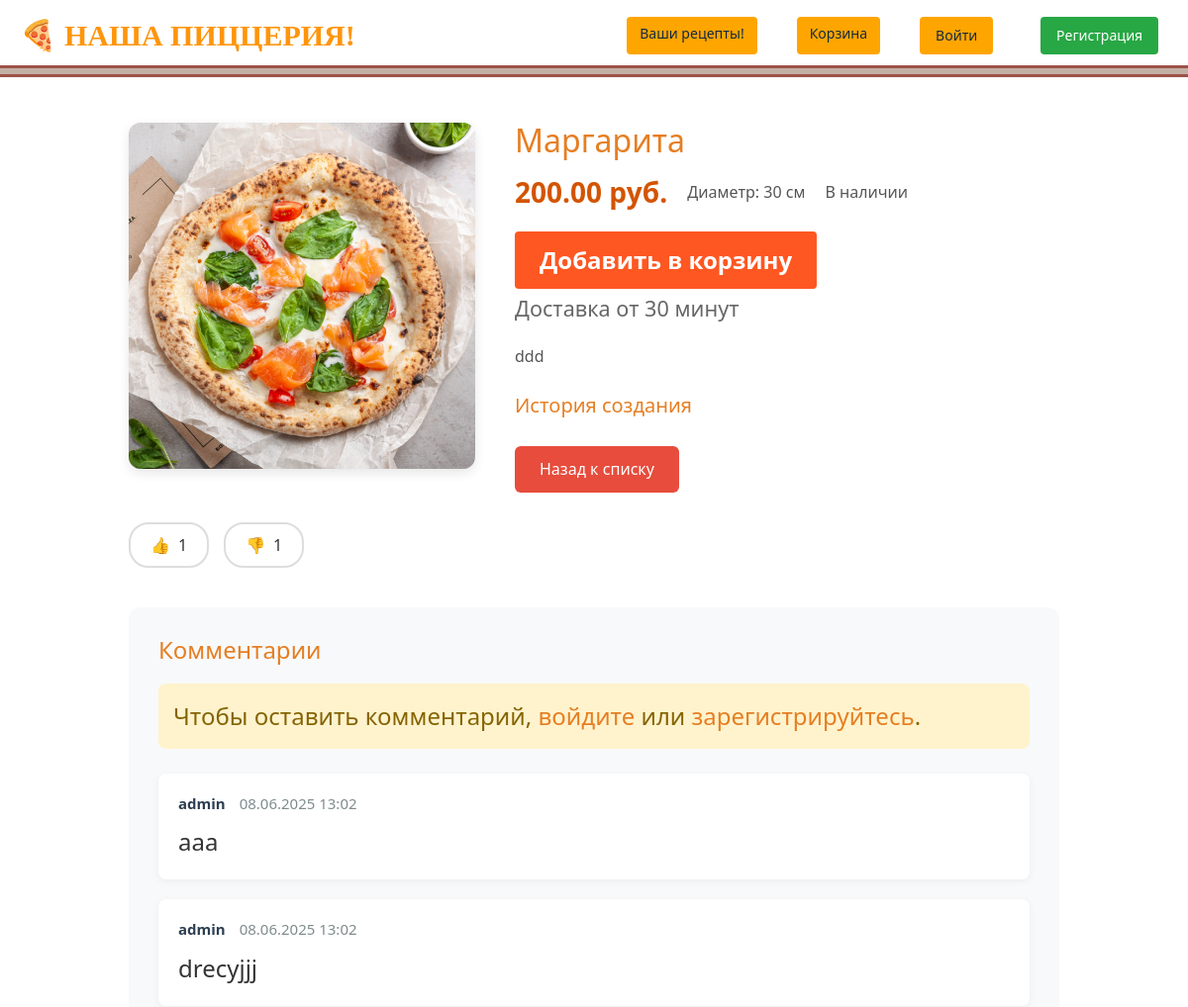
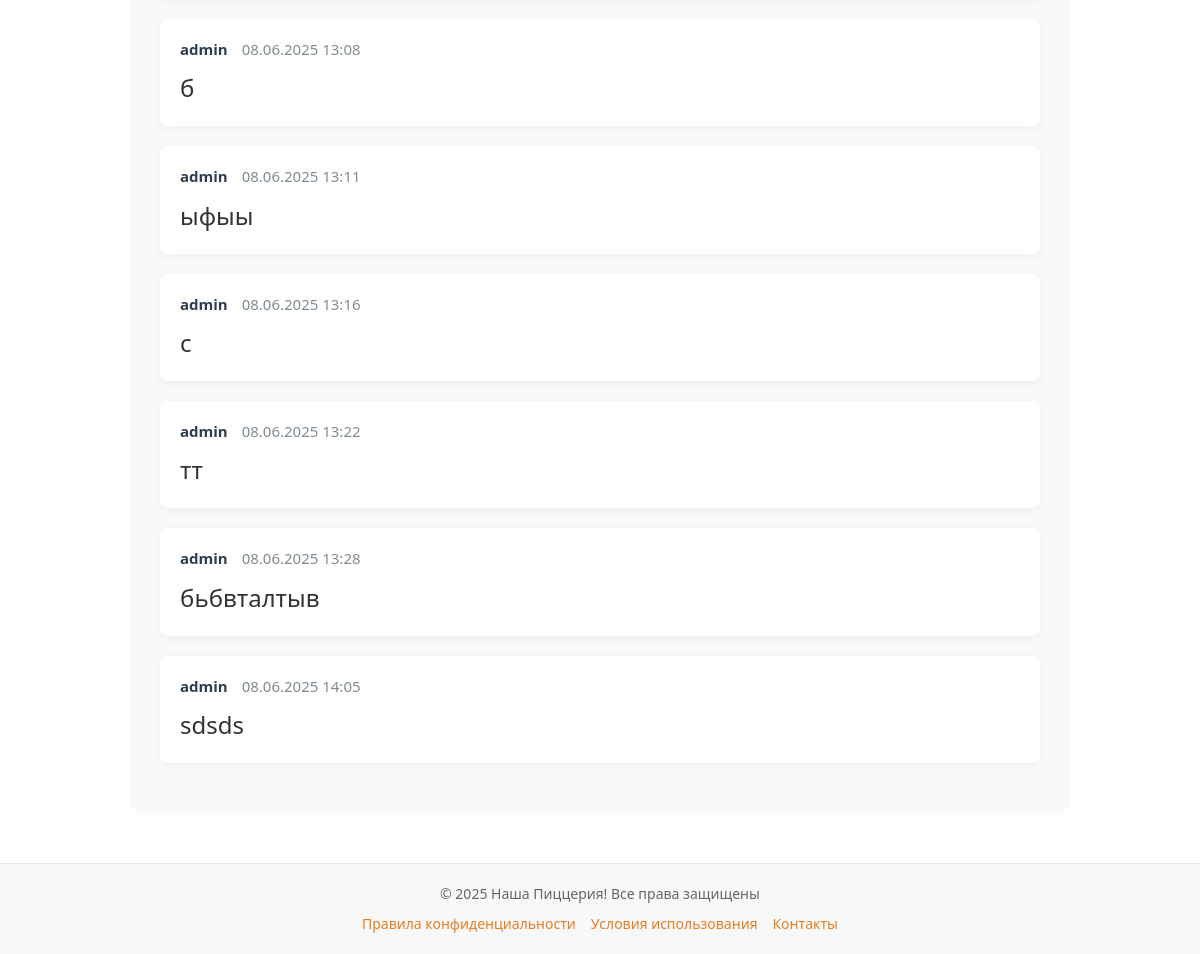
/pizza/margarita/, run on an earlier commit of the app's database (2 pictures, top to bottom).
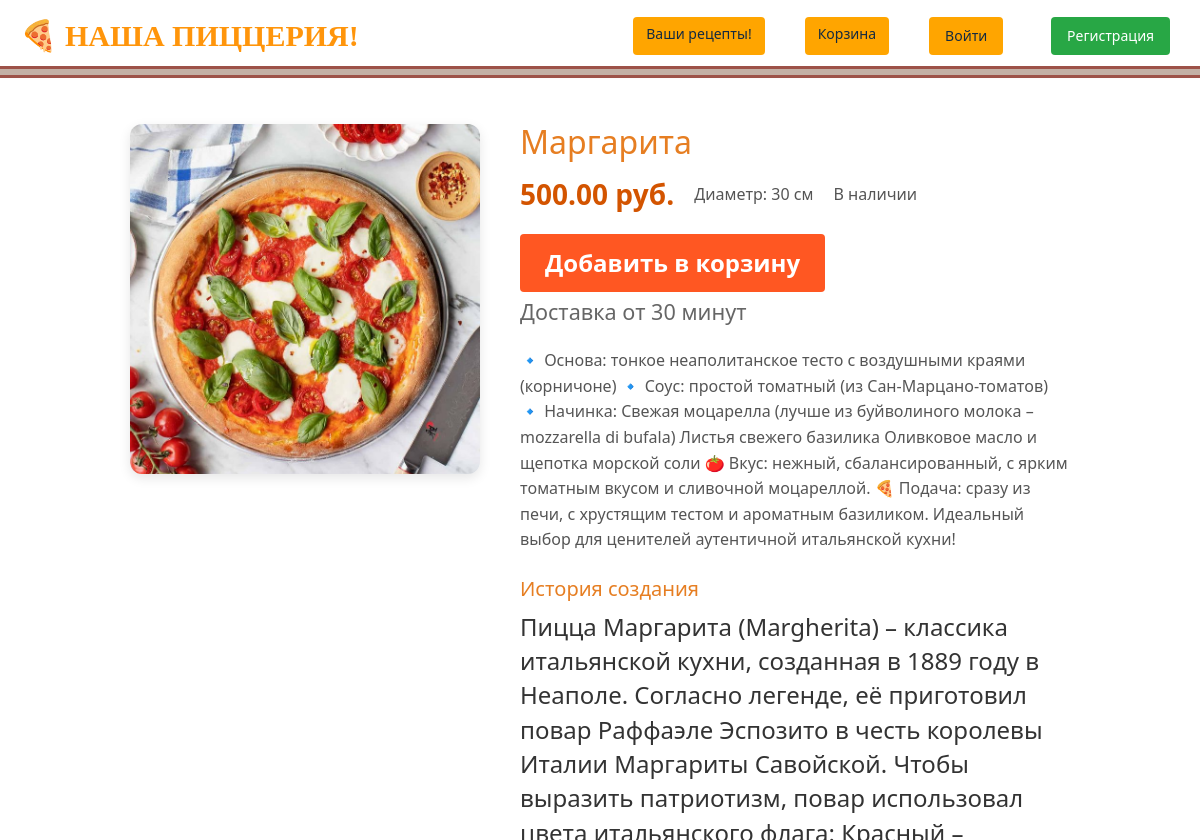
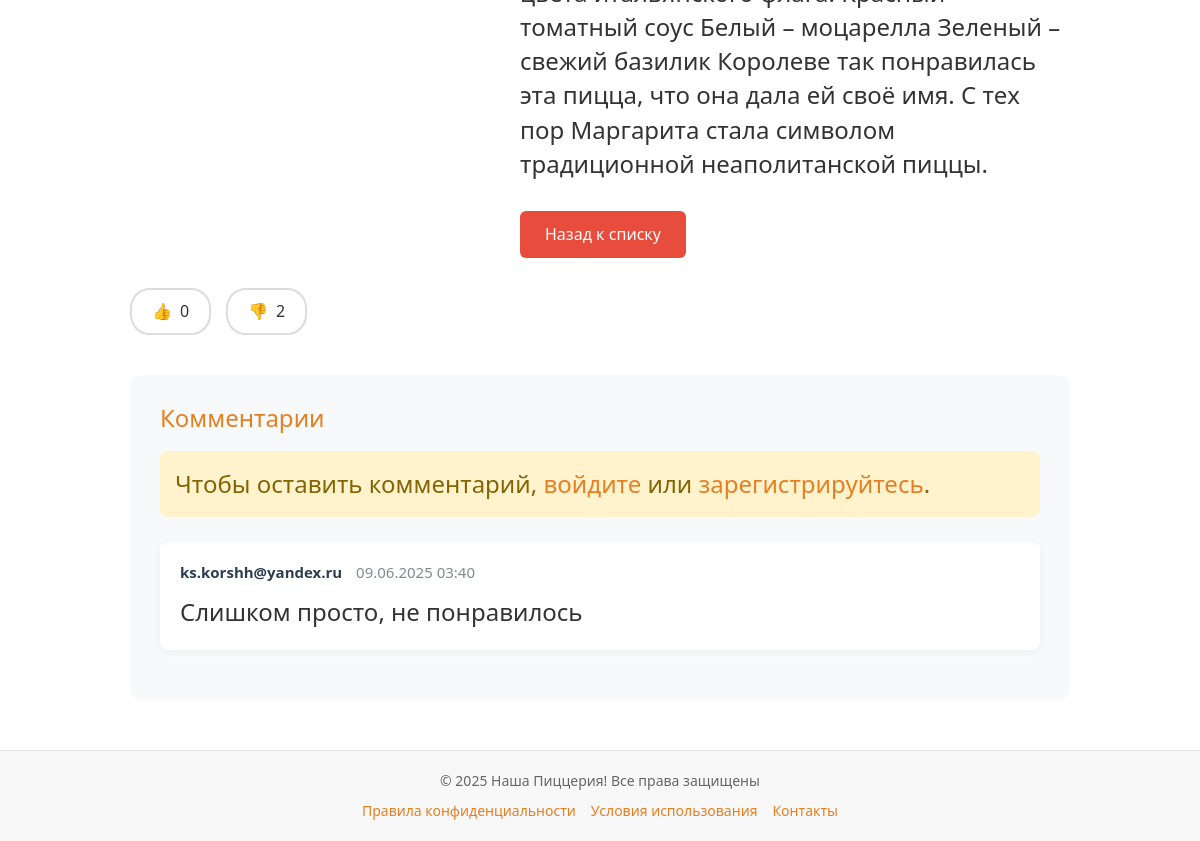
And on a later commit of the database (2 pictures, top to bottom).
### homepage/models.py (models this page shows, shortened)
class Pizza(models.Model):
    class Status(models.IntegerChoices):
        NOTAVAILABLE = 0, 'Нет в наличии'
        AVAILABLE = 1, 'Есть в наличии'
    name = models.CharField(max_length=255, verbose_name = 'Название')
    slug = models.SlugField(max_length=255, unique=True, db_index=True)
    description = models.TextField(blank=True, verbose_name='Описание')
    price = models.DecimalField(max_digits=6, decimal_places=2, verbose_name='Цена')
    diameter = models.PositiveIntegerField(default = 30,verbose_name='Диаметр (см)')
    is_available = models.BooleanField(choices=tuple(map(lambda x: (bool(x[0]), x[1]), Status.choices)), default=Status.NOTAVAILABLE, verbose_name="Статус")
    time_create = models.DateTimeField(auto_now_add=True, verbose_name='Время создания')
    time_update = models.DateTimeField(auto_now=True, verbose_name='Время обновления')
    image = models.ImageField(upload_to="pizzas/%Y/%m/%d/", default=None, blank=True, null=True, verbose_name="Фото")
    uploaded_at = models.DateTimeField(auto_now_add=True)
    category = models.ForeignKey(Category, on_delete=models.PROTECT, default = 1, verbose_name = 'Категория')
    tags = models.ManyToManyField('TagPost', blank=True, related_name='pizzas', verbose_name = 'Тэги')
    history = models.OneToOneField('PizzaHistory', on_delete=models.SET_NULL, null=True, related_name='history', verbose_name = 'История создания')
    history_text = models.TextField(blank=True, verbose_name='История создания')  # Новое текстовое поле
    likes = models.ManyToManyField(User, related_name='liked_pizzas', blank=True)
    dislikes = models.ManyToManyField(User, related_name='disliked_pizzas', blank=True)
    class Meta:
        verbose_name = 'Пицца'
        verbose_name_plural = 'Пиццы'
    objects = models.Manager()
    published = AvailablePizzaManager()
    class Meta:
        verbose_name = 'Пицца'
        verbose_name_plural = 'Пиццы'
        ordering = ['name']

class Comment(models.Model):
    pizza = models.ForeignKey('Pizza', on_delete=models.CASCADE, related_name='comments')
    author = models.ForeignKey(settings.AUTH_USER_MODEL, on_delete=models.CASCADE)  # Используем AUTH_USER_MODEL
    text = models.TextField()
    created_at = models.DateTimeField(auto_now_add=True)

### users/models.py (models this page shows)
class User(AbstractUser):
    photo = models.ImageField(upload_to="users/%Y/%m/%d/", blank=True, null=True, verbose_name="Фотография")
    date_birth = models.DateTimeField(blank=True, null=True, verbose_name="Дата рождения")

### homepage/views.py (the view)
# urls.py: path('pizza/<slug:pizza_slug>/', views.ShowPost.as_view(), name='pizza_detail'),
class ShowPost(DataMixin, DetailView):
    model = Pizza
    template_name = 'pizza_detail/pizza_detail.html'
    context_object_name = 'pizza'  # Имя переменной в шаблоне
    slug_url_kwarg = 'pizza_slug'  # Параметр из URL
    def get_object(self, queryset=None):
        return get_object_or_404(
            Pizza.published,  # Используем кастомный менеджер
            slug=self.kwargs[self.slug_url_kwarg]
        )
    def get_context_data(self, **kwargs):
        context = super().get_context_data(**kwargs)
        return self.get_mixin_context(context,
        title=context['pizza'])

### homepage/models.py (called while the page is built)
    def get_queryset(self):
        return super().get_queryset().filter(is_available=Pizza.Status.AVAILABLE)

### homepage/utils.py (called while the page is built)
    def get_mixin_context(self, context, **kwargs):
        context = context or {}
        if self.title_page:
            context['title'] = self.title_page
        context.update(kwargs)
        return context

### templates/pizza_detail/pizza_detail.html (shortened to what this page needs)
{% extends 'base.html' %}
{% block content %}
<div class="pizza-detail-container">
    <div class="pizza-main">
        {% if pizza.image %}
        <div class="pizza-image-container">
            <img src="{{ pizza.image.url }}" alt="{{ pizza.name }}" class="pizza-image">
        </div>
        {% endif %}
        <div class="pizza-info">
            <h1>{{ pizza.name }}</h1>
            <div class="pizza-meta">
                <p class="price">{{ pizza.price }} руб.</p>
                <p class="diameter">Диаметр: {{ pizza.diameter }} см</p>
                <p class="availability {% if not pizza.is_available %}out-of-stock{% endif %}">
                    {% if pizza.is_available %}В наличии{% else %}Нет в наличии{% endif %}
                </p>
            </div>
            {% if pizza.is_available %}
            <div class="add-to-cart">
                <a href="{% url 'add_pizza' pizza.id %}" class="add-to-cart-btn">
                    Добавить в корзину
                </a>
                <span class="cart-notice">Доставка от 30 минут</span>
            </div>
            {% endif %}
            <p class="description">{{ pizza.description }}</p>
            <div class="pizza-history">
                <h3>История создания</h3>
                <p>{{ pizza.history_text }}</p>
            </div>
            <div class="action-buttons">
                <a href="{% url 'homepage' %}" class="back-btn">Назад к списку</a>
            </div>
        </div>
    </div>
    <div class="rating-section">
        <button class="like-btn {% if user in pizza.likes.all %}active{% endif %}"
                id="likeBtn"
                data-url="{% url 'like_pizza' pizza.slug %}">
            👍 <span id="likeCount">{{ pizza.likes.count }}</span>
        </button>
        <button class="dislike-btn {% if user in pizza.dislikes.all %}active{% endif %}"
                id="dislikeBtn"
                data-url="{% url 'dislike_pizza' pizza.slug %}">
            👎 <span id="dislikeCount">{{ pizza.dislikes.count }}</span>
        </button>
    </div>
    <div class="comments-section">
        <h3>Комментарии</h3>
        {% if user.is_authenticated %}
        <div class="comment-form">
            <form id="commentForm">
                {% csrf_token %}
                <textarea name="text" id="commentText" placeholder="Ваш комментарий..." required></textarea>
                <button type="submit" class="btn-comment">Отправить</button>
            </form>
            <div id="commentError" class="error-message"></div>
        </div>
        {% else %}
<p class="auth-notice">
    Чтобы оставить комментарий,
    <a href="{% url 'users:login' %}?next={{ request.path }}">войдите</a>
    или
    <a href="{% url 'users:register' %}?next={{ request.path }}">зарегистрируйтесь</a>.
</p>        {% endif %}
       <div class="comments-list" id="commentsList">
            {% for comment in pizza.comments.all %}
            <div class="comment" id="comment-{{ comment.id }}">
                <div class="comment-header">
                    <div>
                        <span class="comment-author">{{ comment.author.username }}</span>
                        <span class="comment-date">{{ comment.created_at|date:"d.m.Y H:i" }}</span>
                    </div>
                </div>
                <div class="comment-text">{{ comment.text }}</div>
            </div>
            {% empty %}
            <p class="no-comments">Пока нет комментариев</p>
            {% endfor %}
        </div>
    </div>
</div>
{% endblock %}

### templates/base.html (shortened to what this page needs)
{% load pizza_tags %}
{% load static %}
<!DOCTYPE html>
<html lang="ru">
<head>
    <link rel="stylesheet" href="{% static 'css/styles.css' %}">
    <link rel="stylesheet" href="https://maxcdn.bootstrapcdn.com/bootstrap/3.4.1/css/bootstrap.min.css">
</head>
<body>
    <header class="header">
    <div class="header-container">
        <a href="/" class="header-brand" style="text-decoration: none; color: #ff950b; font-family: 'Arial Black';">
            <span style="font-size: 30px;">🍕 НАША ПИЦЦЕРИЯ!</span>
        </a>
        <nav class="header-nav">
            <a href="{% url 'recipe_list' %}" class="btn btn-recipe">Ваши рецепты!</a>
            <a href="{% url 'cart' %}" class="btn btn-cart">Корзина</a>
<div class="user-auth-section" style="margin-left: auto; display: flex; align-items: center; gap: 10px;">
    {% if user.is_authenticated %}
        <div style="display: flex; align-items: center; background-color: rgba(255,255,255,0.1); padding: 5px 15px; border-radius: 20px;">
            <a href="{% url 'users:profile' %}" class="username" style="color: rgb(255, 149, 0); font-weight: bold; margin-right: 10px; text-decoration: none;">
                {{ user.username }}
            </a>
            <span style="color: rgba(255,255,255,0.5); margin-right: 10px;">|</span>
            <a href="{% url 'users:logout' %}" class="btn btn-logout" style="background-color: #dc3545; color: white; padding: 5px 10px; border-radius: 4px; font-size: 0.9em; text-decoration: none;">
                Выйти
            </a>
        </div>
    {% else %}
        <div style="display: flex; align-items: center; gap: 10px;">
            <a href="{% url 'users:login' %}" class="btn btn-login" style="padding: 8px 15px; border-radius: 4px; text-decoration: none;">
                Войти
            </a>
            <span style="color: white;">|</span>
            <a href="{% url 'users:register' %}" class="btn btn-register" style="padding: 8px 15px; border-radius: 4px; background-color: #28a745; color: white; text-decoration: none;">
                Регистрация
            </a>
        </div>
    {% endif %}
</div>
        </nav>
    </div>
</header>
    <main class="main">
        {% block content %}
        {% endblock %}
    </main>
    <footer class="pizza-footer">
        <div class="footer-content">
            <p class="copyright">© 2025 Наша Пиццерия! Все права защищены</p>
            <div class="footer-links">
                <a href="/privacy" class="footer-link">Правила конфиденциальности</a>
                <a href="/terms" class="footer-link">Условия использования</a>
                <a href="/contacts" class="footer-link">Контакты</a>
            </div>
        </div>
    </footer>
</body>
</html>

### static/css/styles.css (style rules this page uses)
.header { background-color: #e6e0da; padding: 1rem 0; border-bottom: 1px solid #e5e5e5; }
.header::before { content: ""; position: absolute; left: 0; top: 2.75rem; width: 100%; height: .5rem; background-color: #c3b0a5; border-top: .125rem solid #9d5248; border-bottom: .125rem solid #9d5248; }
.header-container { max-width: 1140px; margin: 0 auto; padding: 0 15px; display: flex; justify-content: space-between; align-items: center; }
.header-brand { font-size: 1.0rem; font-weight: 450; color: #212529; text-decoration: none; }
.header-nav { display: flex; gap: 1.5rem; }
.header-nav a { color: #142a40; text-decoration: none; font-weight: 500; transition: color 0.2s; }
.header-nav a { font-family: inherit; }
:root { --primary-orange: #FF8C00; --secondary-orange: #FFA500; --light-orange: #FFD700; }
body { background-color: #FFF8DC; font-family: Arial, sans-serif; }
header { background-color: var(--primary-orange); padding: 1rem; color: white; }
nav a { color: white; margin: 0 10px; text-decoration: none; }
button, .btn { background-color: var(--secondary-orange); color: white; border: none; padding: 10px 20px; cursor: pointer; border-radius: 5px; }

### templates/base.html (style rules this page uses)
html, body { height: 100%; margin: 0; padding: 0; font-size: 24px; font-family: 'Segoe UI', Tahoma, Geneva, Verdana, sans-serif; display: flex; flex-direction: column; }
.header { background-color: #ffffff; box-shadow: 0 2px 4px rgba(0,0,0,0.1); padding: 15px 0; }
.header-container { max-width: 1200px; margin: 0 auto; padding: 0 20px; display: flex; justify-content: space-between; align-items: center; }
.main { flex: 1; padding: 20px; max-width: 1200px; margin: 0 auto; width: 100%; }
.pizza-footer { background-color: #f8f8f8; padding: 20px 0; border-top: 1px solid #e7e7e7; flex-shrink: 0; margin-top: auto; }
.header-brand { color: #e67e22; text-decoration: none; font-weight: bold; font-size: 25px; }
.header-nav { display: flex; gap: 20px; font-size: 14px; }
.footer-content { max-width: 1000px; margin: 0 auto; padding: 0 15px; text-align: center; }
.copyright { color: #666; font-size: 14px; margin-bottom: 10px; }
.footer-links { display: flex; gap: 15px; justify-content: center; flex-wrap: wrap; }
.footer-link { color: #e67e22; text-decoration: none; font-size: 14px; }

What changed in the data, as far as the page shows it:
removed Pizza: image (picture), name "Маргарита", price "200.00", diameter "30", description "ddd", likes.count "1", dislikes.count "1"
removed Comment: author.username "admin", created_at "08.06.2025 13:02", text "ааа"
removed Comment: author.username "admin", created_at "08.06.2025 13:02", text "drecyjjj"
removed Comment: author.username "admin", created_at "08.06.2025 13:08", text "б"
removed Comment: author.username "admin", created_at "08.06.2025 13:11", text "ыфыы"
removed Comment: author.username "admin", created_at "08.06.2025 13:16", text "с"
removed Comment: author.username "admin", created_at "08.06.2025 13:22", text "тт"
removed Comment: author.username "admin", created_at "08.06.2025 13:28", text "бьбвталтыв"
removed Comment: author.username "admin", created_at "08.06.2025 14:05", text "sdsds"
added Pizza: image (picture), name "Маргарита", price "500.00", diameter "30", description "🔹 Основа: тонкое неаполитанское тесто с воздушными краями (корничоне) 🔹 Соус: простой томатный (из Сан-Марцано-томатов) 🔹 Начинка: Свежая моцарелла (лучше из буйволиного молока – mozzarella di bufala) Листья свежего базилика Оливковое масло и щепотка морской соли 🍅 Вкус: нежный, сбалансированный, с ярким томатным вкусом и сливочной моцареллой. 🍕 Подача: сразу из печи, с хрустящим тестом и ароматным базиликом. Идеальный выбор для ценителей аутентичной итальянской кухни!", history_text "Пицца Маргарита (Margherita) – классика итальянской кухни, созданная в 1889 году в Неаполе. Согласно легенде, её приготовил повар Раффаэле Эспозито в честь королевы Италии Маргариты Савойской. Чтобы выразить патриотизм, повар использовал цвета итальянского флага: Красный – томатный соус Белый – моцарелла Зеленый – свежий базилик Королеве так понравилась эта пицца, что она дала ей своё имя. С тех пор Маргарита стала символом традиционной неаполитанской пиццы.", likes.count "0", dislikes.count "2"
added Comment: author.username "ks.korshh@yandex.ru", created_at "09.06.2025 03:40", text "Слишком просто, не понравилось"
